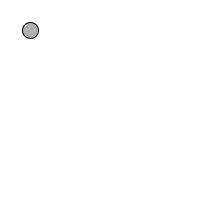
Frame 1 (no input)
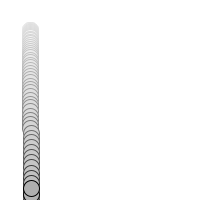
Frame 60 (the mouse pressed at the canvas centre just before this capture)
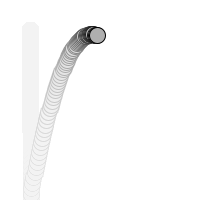
Frame 120 (the mouse held since frame 60 and released just before this capture)

The Processing sketch that drew these frames (run headless with seeded random() and noise(); from frame 60 on, the mouse is pressed at the canvas centre):

// Processing sketch: _02forces
// ── _02forces.pde
Mover m;
int x = 0;

void setup() {
  size(200,200);
  smooth();
  background(255);
  m = new Mover(); 
}

void draw() {
  noStroke();
  fill(255,10);
  rect(0,0,width,height);

  PVector wind = new PVector(0.001,0);  // create force of wind PVector
  PVector gravity = new PVector(0,0.1); // create force of gravity PVector
  PVector oil = new PVector (1,0); // create the reduced friction of oil
  m.applyForce(wind); // then pass Wind Force PVector
  m.applyForce(gravity);  //then pass Gravity Force PVector
  
  if (mousePressed) {
    x=x+1;
  }
  if (x== 2){
    oil.mult(0);
  }
  if (x==1){
    m.applyForce(oil);
  }


  m.update();  //then update
  m.display(); // then display
  m.checkEdges(); // then check edges

}






// ── Mover.pde
class Mover {

  PVector location;
  PVector velocity;
  PVector acceleration;
  float mass;

  Mover() {
    location = new PVector(30,30);
    velocity = new PVector(0,0);
    acceleration = new PVector(0,0);
    mass = 1;
  }
  
  /*tracking the dataflow of the following function:  applyForce
 for each applyForce Function, the variable is passed in, divided by mass,
and then added to acceleration. then acceleration is reset to ZERO in the 
update function.  at each iteration, the force is accumulated as reapplied
to the acceleration, which in turn is reapplied to the velocity.  this is how 
FORCES ACCUMULATE.  
  */
  void applyForce(PVector force) {  //where both gravity and wind are forces
    PVector f = PVector.div(force,mass);   //acceleration = force/mass
    acceleration.add(f);
  }
  
  void update() {
    velocity.add(acceleration);
    location.add(velocity);
    acceleration.mult(0);  //
  }

  void display() {
    stroke(0);
    fill(175);
    ellipse(location.x,location.y,16,16);
  }

  void checkEdges() {

    if (location.x > width) {
      location.x = 0;
    } else if (location.x < 0) {
      location.x = width;
    }

    if (location.y > height) {
      velocity.y *= -1;
      location.y = height;
    }

  }

}
